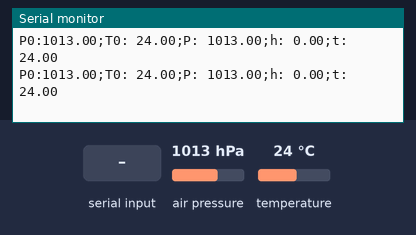
Bench run of a sketch on a simulated Arduino Uno, built with avr-gcc and run on an emulated ATmega328P. On the bench: the last lines printed to the serial monitor. The test bench sets the inputs (shaded band); at power-on: air pressure 1013 hPa, temperature 24 °C.

Above: at 4.7 s.
4.8 s: "t" received over Serial
At 5.1 s:
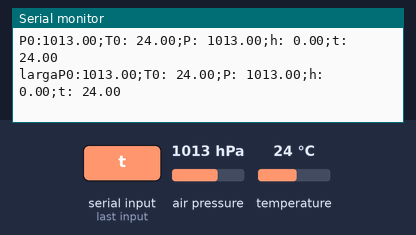
6.3 s: air pressure set to 952 hPa
At 6.9 s:
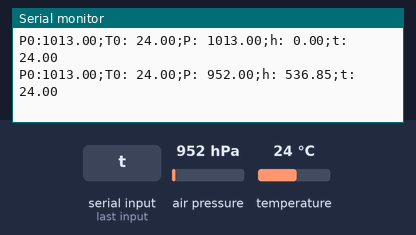
7.8 s: temperature set to 12 °C
At 8.4 s:
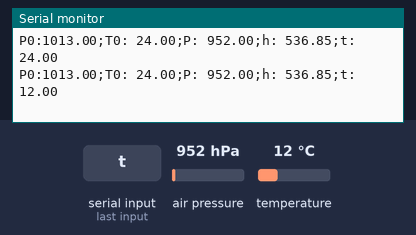
9.3 s: air pressure set to 975 hPa
At 9.9 s:
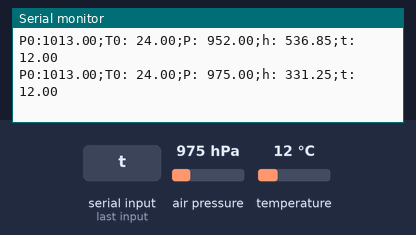
Timing chart, 0 to 11.8 s (numbered marks = the images above; inputs shaded):
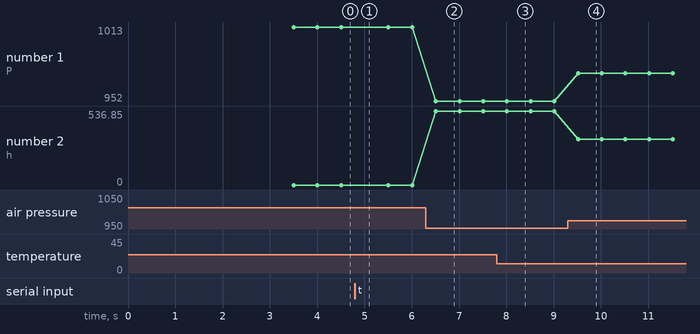

The sketch:

releaser_code.ino
```cpp
#include <Wire.h>
#include <Adafruit_BMP280.h>
#include <Adafruit_Sensor.h>
#include <SPI.h>

Adafruit_BMP280 bmp;

const float z = 0.0065, R = 287.06, g = 9.81;
float pressure, altitude, T0, P0;
char o;
int rate=500;

long int timer=0;

void setup() {
  Serial.begin(9600);
  bmp.begin();
  delay(1000);
  P0=bmp.readPressure() / 100;
  delay(1000);
  P0=bmp.readPressure() / 100;
  delay(1000);
  T0=bmp.readTemperature();
  delay(500);

}

void loop() {
  if (timer > millis())
    timer = millis();
  if (millis() - timer > rate)
  {
    timer = millis();
    pressure = bmp.readPressure() / 100;
    altitude = ((T0 + 273.15) / z) * (1 - (pow(pressure / P0, (z * R) / g)));
    Serial.print("P0:");
    Serial.print(P0);
    Serial.print(";T0: ");
    Serial.print(T0);
    Serial.print(";P: ");
    Serial.print(pressure);
    Serial.print(";h: ");
    Serial.print(altitude);
    Serial.print(";t: ");
    Serial.println(bmp.readTemperature());
  }
  if ( Serial.available () ) {
    char o = Serial.read();
    if (o == 't')// t simboliza uma pressão de teste no valor de 950hPa
      Serial.print("larga");
  }
}
```

Measured:
- after the input at 4.8 s, the serial monitor: prints a new line at once (image 1)
- after the input at 6.3 s, the serial monitor: prints a new line after 0.21 s (image 2)
- after the input at 7.8 s, the serial monitor: prints a new line after 0.21 s (image 3)
- after the input at 9.3 s, the serial monitor: prints a new line after 0.22 s (image 4)
- plotted number 1: 1013 → 952 after the input at 6.3 s, 952 → 975 after the input at 9.3 s
- plotted number 2: 0 → 536.85 after the input at 6.3 s, 536.85 → 331.25 after the input at 9.3 s
